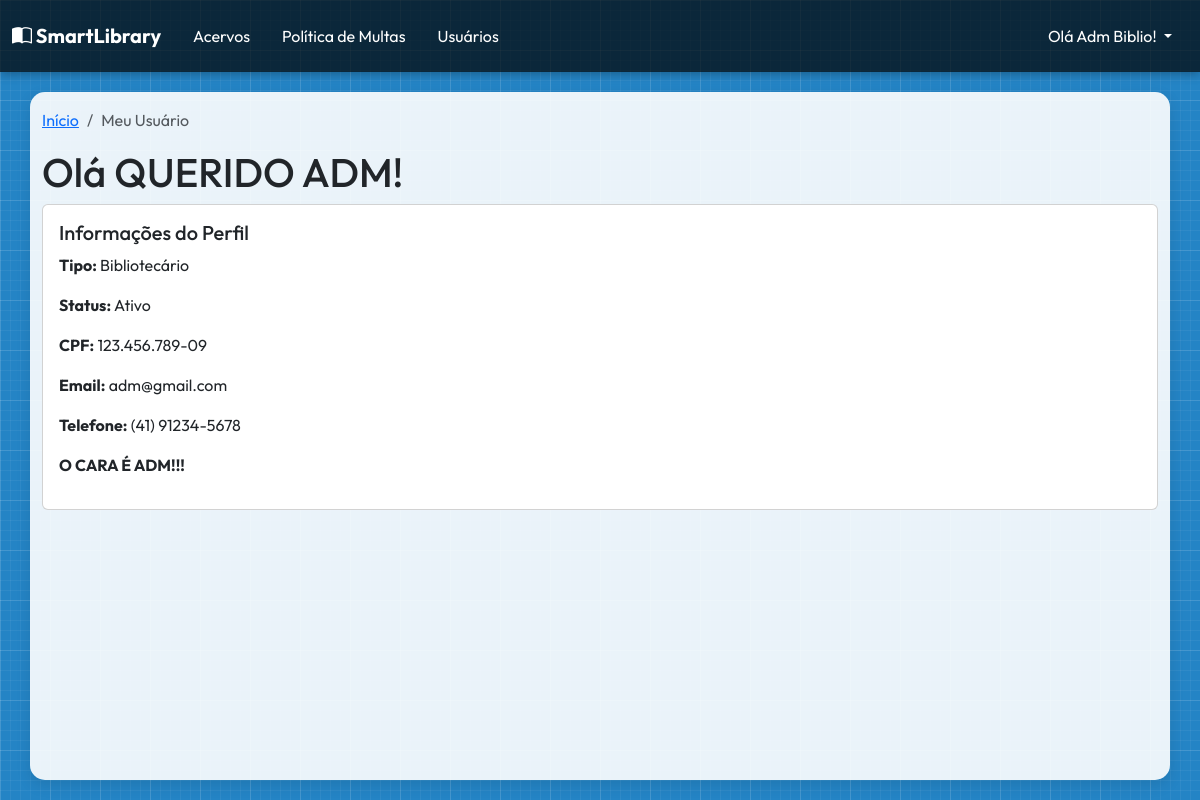
Page /user/account/ (signed in) on the committed database.
### user/models.py (models this page shows, shortened)
class User(AbstractUser):
    LEITOR = 0
    FUNCIONARIO = 1
    BIBLIOTECARIO = 2
    STATUS_ATIVO = 0
    STATUS_BLOQUEADO = 1
    STATUS_SUSPENSO = 2
    USERS_TYPES_LIST = [
        (LEITOR, "Leitor"),
        (FUNCIONARIO, "Funcionário"),
        (BIBLIOTECARIO, "Bibliotecário"),
    ]
    STATUS_CHOICES = [
        (STATUS_ATIVO, "Ativo"),
        (STATUS_BLOQUEADO, "Bloqueado"),
        (STATUS_SUSPENSO, "Suspenso"),
    ]
    type_user = models.PositiveSmallIntegerField(
        choices=USERS_TYPES_LIST, default=LEITOR, verbose_name="Tipo de Usuário"
    )
    status = models.PositiveSmallIntegerField(
        choices=STATUS_CHOICES, default=STATUS_ATIVO, verbose_name="Status"
    )
    last_modified_by = models.ForeignKey(
        "self",
        on_delete=models.SET_NULL,
        null=True,
        blank=True,
        related_name="modifier",
    )
    username = models.CharField(
        max_length=150,
        unique=True,
        verbose_name="Nome Completo",
        validators=[validate_name],
        help_text="Digite seu nome e sobrenome com letra maiúscula no começo",
    )
    cpf = models.CharField(
        max_length=11,
        unique=True,
        verbose_name="CPF",
        validators=[MinLengthValidator(11), validate_cpf],
        help_text="Não use pontos nem traços",
    )
    phone = models.CharField(
        max_length=11,
        verbose_name="Telefone",
        validators=[MinLengthValidator(10), validate_phone],
        help_text="Digite seu número de celular ou telefone fixo, adicione também seu DDD.",
    )
    cgm = models.CharField(
        max_length=10,
        blank=True,
        null=True,
        unique=True,
        verbose_name="CGM",
        validators=[validate_cgm],
        help_text="Código Geral de Matrícula (10 dígitos)",
    )
    USERNAME_FIELD = "username"
    REQUIRED_FIELDS = ["email", "phone", "cpf"]
    class Meta:
        verbose_name = "Usuário"
        verbose_name_plural = "Usuários"
        ordering = ["type_user", "username"]
    def __str__(self):
        return self.username
    def phone_formatted(self):
        phone = self.phone
        if len(phone) == 11:
            return f"({phone[:2]}) {phone[2:7]}-{phone[7:]}"
        return f"({phone[:2]}) {phone[2:6]}-{phone[6:]}"
    def cpf_formatted(self):
        cpf = self.cpf
        return f"{cpf[:3]}.{cpf[3:6]}.{cpf[6:9]}-{cpf[9:]}" if cpf else ""

### user/views.py (the view)
# urls.py: path("account/", UserAccountView.as_view(), name="user_account"),
class UserAccountView(LoginRequiredMixin, DetailView):
    template_name = "user/user_account.html"
    def get_object(self):
        return self.request.user

### user/templates/user/user_account.html (shortened to what this page needs)
{% extends "base.html" %}
{% block breadcrumbs %}
    <ol class="breadcrumb">
        <li class="breadcrumb-item"><a href="{% url "home_page" %}">Início</a></li>
        <li class="breadcrumb-item active" aria-current="page">Meu Usuário</li>
    </ol>
{% endblock breadcrumbs %}
{% block main_content %}
    <h1>Olá {% if user.first_name %}{{user.first_name|upper}}{% else %}{{user}}{% endif %}!</h1>
    <div class="card mb-4">
        <div class="card-body">
            <h5 class="card-title">Informações do Perfil</h5>
            <p><strong>Tipo:</strong> {{user.get_type_user_display}}</p>
            <p><strong>Status:</strong> {{user.get_status_display}}</p>
            <p><strong>CPF:</strong> {{user.cpf_formatted}}</p>
            <p><strong>Email:</strong> {{user.email}}</p>
            <p><strong>Telefone:</strong> {{user.phone_formatted}}</p>
            {% if user.is_superuser %}<p><strong>O CARA É ADM!!!</strong></p>{% endif %}
        </div>
    </div>
{% endblock main_content %}

### templates/base.html (shortened to what this page needs)
{% load static %}
<!DOCTYPE html>
<html lang="pt-br">
<head>
    <link href="https://cdn.jsdelivr.net/npm/bootstrap@5.3.6/dist/css/bootstrap.min.css" rel="stylesheet">
    <link rel="stylesheet" href="{% static "css/style.css" %}">
</head>
<body>
    <header>
        <nav class="navbar navbar-expand-lg" data-bs-theme="dark" style="width: 100%;">
        <div class="container-fluid">
                <div class="logo">
                    <a class="navbar-brand" href="{% url "home_page" %}"><i class="bi bi-book-half"></i> SmartLibrary</a>
                </div>
                <div class="collapse navbar-collapse" id="navbarNavDropdown">
                    <ul class="navbar-nav flex-fill">
                        {% if user.is_authenticated %}
                                <li class="nav-item p-2"><a class="nav-link active button-jump" aria-current="page" href="{% url "collection_item_list" %}">Acervos</a></li>
                            {% if user.type_user == 2 %}
                                <li class="nav-item p-2"><a class="nav-link active button-jump" aria-current="page" href="{% url "delay_policy_list" %}">Política de Multas</a></li>
                                <li class="nav-item p-2">
                                    <a class="nav-link active button-jump" aria-current="page" href="{% url "user_list" %}">Usuários</a>
                                </li>
                            {% endif %}
                        {% endif %}
                    </ul>
                    <ul class="navbar-nav ms-auto">
                        {% if not user.is_authenticated %}
                            <li class="nav-item p-2">
                                <a class="nav-link active button-jump" href="{% url "user_login" %}"><i class="bi bi-person-circle"></i> Entrar</a>
                            </li>
                        {% else %}
                            <li class="nav-item dropdown p-2">
                                <a class="nav-link dropdown-toggle text-white" href="#" role="button" data-bs-toggle="dropdown" aria-expanded="false">
                                    Olá {{ user }}!
                                </a>
                            </li>
                        {% endif %}
                    </ul>
                </div>
            </div>
        </nav>
    </header>
    <main class="container">
        {% block breadcrumbs %}
        {% endblock breadcrumbs %}
        {% block main_content %}
        {% endblock main_content %}
    </main>
</body>
</html>

### static/css/style.css (style rules this page uses)
* { font-family: "Outfit", sans-serif; }
:root { --primary-color: #2484c5; --secondary-color: #f8f9fa; }
body { min-height: 100vh; margin: 0; background-color: var(--primary-color); background-image: linear-gradient(rgba(255, 255, 255, 0.1) 1px, transparent 1px), linear-gradient(90deg, rgba(255, 255, 255, 0.1) 1px, transparent 1px), linear-gradient(rgba(255, 255, 255, 0.05) 1px, transparent 1px), linear-gradient(90deg, rgba(255, 255, 255, 0.05) 1px, transparent 1px); background-size: 50px 50px, 50px 50px, 10px 10px, 10px 10px; position: relative; overflow-x: hidden; display: flex; flex-direction: column; font-family: 'Segoe UI', Tahoma, Geneva, Verdana, sans-serif; }
header { background-color: rgba(0, 0, 0, 0.7); color: white; box-shadow: 0 2px 10px rgba(0, 0, 0, 0.3); display: flex; justify-content: space-between; align-items: center; }
.logo { font-size: 1.5rem; font-weight: bold; display: flex; align-items: center; gap: 10px; }
main { flex: 1; padding: 1rem 2rem; background-color: rgba(255, 255, 255, 0.9); margin: 20px; border-radius: 15px; box-shadow: 0 5px 15px rgba(0, 0, 0, 0.1); }
.button-jump { transition: transform 0.3s ease, box-shadow 0.3s ease; }

### rows in the picture
User: username "Adm Biblio", first_name "QUERIDO ADM", type_user "Bibliotecário", status "Ativo", cpf_formatted "123.456.789-09", email "adm@gmail.com", phone_formatted "(41) 91234-5678"
